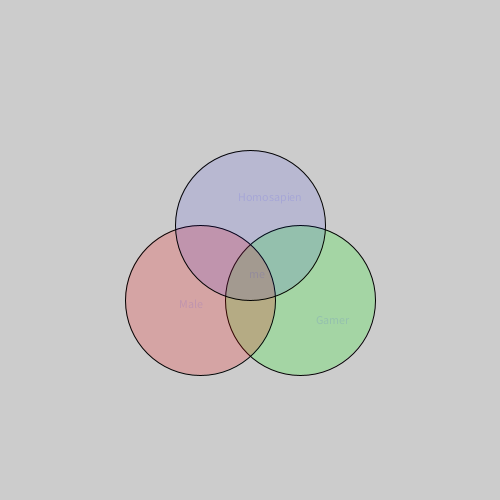
Frame 1 (no input)
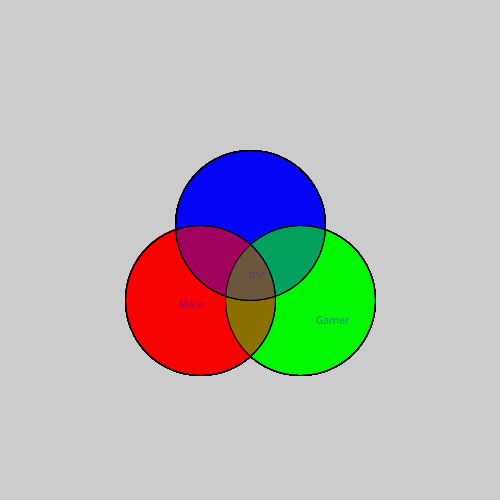
Frame 60 (the mouse pressed at the canvas centre just before this capture)
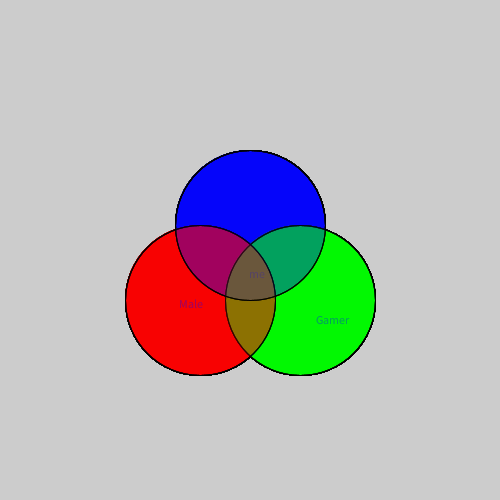
Frame 120 (the mouse held since frame 60 and released just before this capture)

The Processing sketch that drew these frames (run headless with seeded random() and noise(); from frame 60 on, the mouse is pressed at the canvas centre):

// Processing sketch: Venn_Diagram
// ── Venn_Diagram.pde
int x= 150;
int y= 150;
void setup(){
size(500,500); }
void draw( ){
fill(0,250,0, 50);
ellipse(300,300,x,y);
size(500,500);
fill(250,0,0, 50);
ellipse(200,300,x,y); 
size(500,500);
fill(0,0,250,25);
ellipse(250,225,x,y); 
if(mousePressed){
println(mouseX+"  "+mouseY );  
}
text("me",249,278);
text("Gamer", 316 ,324);
text("Homosapien", 238,201);
text("Male",179,308);
}
